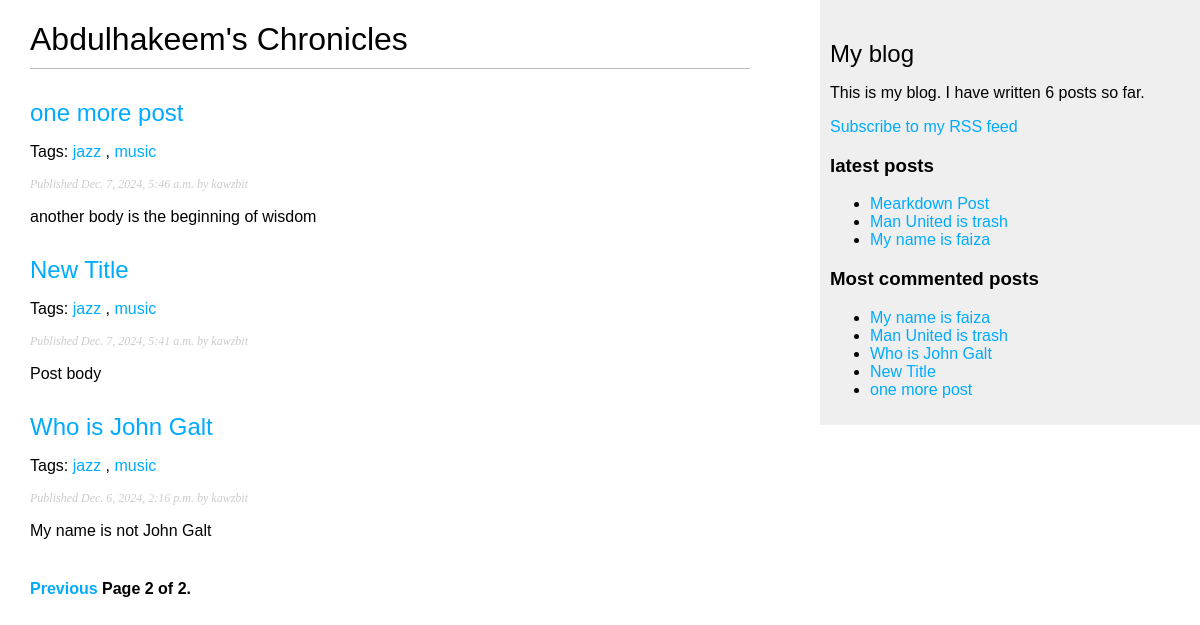
Screenshot of /blog/?page=2 with the database file from the repository.
### blog/models.py (models this page shows, shortened)
class Post(models.Model):
    class Status(models.TextChoices):
        DRAFT = "DF", "Draft"
        PUBLISHED = "PB", "Published"
    title = models.CharField(max_length=250)
    slug = models.SlugField(max_length=250, unique_for_date="publish")
    author = models.ForeignKey(
        settings.AUTH_USER_MODEL, on_delete=models.CASCADE, related_name="blog_posts"
    )
    tags = TaggableManager()
    body = models.TextField(default="")
    publish = models.DateTimeField(default=timezone.now)
    created = models.DateTimeField(auto_now_add=True)
    updated = models.DateTimeField(auto_now=True)
    status = models.CharField(max_length=2, choices=Status, default=Status.DRAFT)
    objects = models.Manager()
    published = PublishedManager()
    class Meta:
        ordering = ["-publish"]
        indexes = [
            models.Index(fields=["-publish"]),
        ]
    def get_absolute_url(self):
        return reverse(
            "blog:post_details",
            args=[self.publish.year, self.publish.month, self.publish.day, self.slug],
        )

### blog/views.py (the view)
# urls.py: path("", views.post_list, name="post_list"),
def post_list(request, tag_slug=None):
    post_list = Post.published.all()
    tag = None
    if tag_slug:
        tag = get_object_or_404(Tag, slug=tag_slug)
        post_list = post_list.filter(tags__in=[tag])
    paginator = Paginator(post_list, 3)
    page_number = request.GET.get("page", 1)
    try:
        posts = paginator.page(page_number)
    except PageNotAnInteger:
        posts = paginator.page(1)
    except EmptyPage:
        posts = paginator.page(paginator.num_pages)
    return render(request, "blog/post/list.html", {"posts": posts, "tag": tag})

### blog/models.py (called while the page is built)
    def get_queryset(self) -> models.QuerySet:
        return super().get_queryset().filter(status=Post.Status.PUBLISHED)

### blog/templatetags/blog_tags.py (called while the page is built)
@register.simple_tag
def total_posts():
    return Post.published.count()

@register.inclusion_tag("blog/post/latest_posts.html")
def show_latest_posts(count=5):
    latest_posts = Post.published.order_by("-publish")[:count]
    return {"latest_posts": latest_posts}

@register.simple_tag
def get_most_commented_posts(count=5):
    return Post.published.annotate(total_comments=Count("comments")).order_by(
        "-total_comments"
    )[:count]

@register.filter(name="markdown")
def markdown_format(text):
    return mark_safe(markdown.markdown(text))

### blog/templates/blog/post/list.html (shortened to what this page needs)
{% extends "blog/base.html" %}
{% load blog_tags %}
{% block content %}
<h1>Abdulhakeem's Chronicles</h1>
{% for post in posts %}
<h2>
  <a href="{{ post.get_absolute_url }}">
    {{ post.title }}
  </a>
</h2>
<p class="tags">
  Tags:
  {% for tag in post.tags.all %}
  <a href="{% url 'blog:post_list_by_tag' tag.slug %}">
    {{ tag.name }}
  </a>{% if not forloop.last %}, {% endif %}
  {% endfor %}
</p>
<p class="date">
  Published {{ post.publish }} by {{ post.author }}
</p>
{{ post.body|markdown|truncatewords_html:30 }}
{% endfor %}
{% include "pagination.html" with page=posts %}
{% endblock %}

### blog/templates/blog/base.html (shortened to what this page needs)
{% load blog_tags %}
{% load static %}
<!DOCTYPE html>
<html lang="en">
<head>
    <link href="{% static 'css/blog.css' %}" rel="stylesheet">
</head>
<body>
    <div id="content">
        {% block content %}
        {% endblock %}
    </div>
    <div id="sidebar">
        <h2>My blog</h2>
        <p>This is my blog.
            I have written {% total_posts %} posts so far.
        </p>
        <p>
            <a href="{% url 'blog:post_feed' %}">
                Subscribe to my RSS feed
            </a>
        </p>
        <h3>latest posts</h3>
        {% show_latest_posts 3 %}
        <h3>Most commented posts</h3>
        {% get_most_commented_posts as most_commented_posts %}
        <ul>
            {% for post in most_commented_posts %}
            <li>
                <a href="{{ post.get_absolute_url }}">{{ post.title }}</a>
            </li>
            {% endfor %}
        </ul>
    </div>
</body>
</html>

### blog/templates/blog/post/latest_posts.html
<ul>
    {% for post in latest_posts %}
    <li>
        <a href="{{ post.get_absolute_url }}">{{ post.title }}</a>
    </li>
    {% endfor %}
</ul>

### blog/static/css/blog.css (style rules this page uses)
body { margin:0; padding:0; font-family:helvetica, sans-serif; }
a { color:#00abff; text-decoration:none; }
h1 { font-weight:normal; border-bottom:1px solid #bbb; padding:0 0 10px 0; }
h2 { font-weight:normal; margin:30px 0 0; }
#content { float:left; width:60%; padding:0 0 0 30px; }
#sidebar { float:right; width:30%; padding:10px; background:#efefef; height:100%; }
p.date { color:#ccc; font-family: georgia, serif; font-size: 12px; font-style: italic; }

### rows the page displays
Post: title "one more post", publish "Dec. 7, 2024, 5:46 a.m.", author "kawzbit", body "another body is the beginning of wisdom"
Tag: name "jazz"
Tag: name "music"
Post: title "New Title", publish "Dec. 7, 2024, 5:41 a.m.", author "kawzbit", body "Post body"
Post: title "Who is John Galt", publish "Dec. 6, 2024, 2:16 p.m.", author "kawzbit", body "My name is not John Galt"
Post: title "Mearkdown Post"
Post: title "Man United is trash"
Post: title "My name is faiza"

### other values shown
{{ page.number }} "2"
{{ page.paginator.num_pages }} "2"
